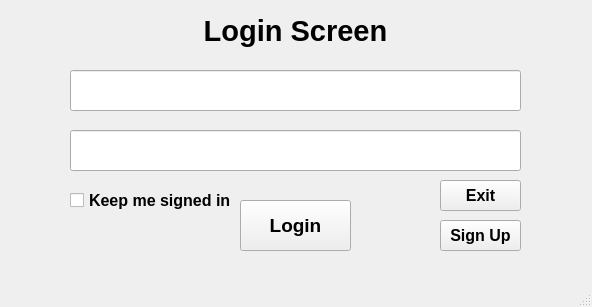
<?xml version="1.0" encoding="UTF-8"?>
<ui version="4.0">
 <class>MainWindow</class>
 <widget class="QMainWindow" name="MainWindow">
  <property name="geometry">
   <rect>
    <x>0</x>
    <y>0</y>
    <width>592</width>
    <height>307</height>
   </rect>
  </property>
  <property name="windowTitle">
   <string>MainWindow</string>
  </property>
  <widget class="QWidget" name="centralwidget">
   <widget class="QLineEdit" name="lineEdit">
    <property name="geometry">
     <rect>
      <x>70</x>
      <y>70</y>
      <width>451</width>
      <height>41</height>
     </rect>
    </property>
   </widget>
   <widget class="QPushButton" name="pushButton">
    <property name="geometry">
     <rect>
      <x>440</x>
      <y>180</y>
      <width>81</width>
      <height>31</height>
     </rect>
    </property>
    <property name="font">
     <font>
      <family>Leelawadee UI</family>
      <pointsize>12</pointsize>
      <weight>75</weight>
      <bold>true</bold>
     </font>
    </property>
    <property name="text">
     <string>Exit</string>
    </property>
   </widget>
   <widget class="QPushButton" name="pushButton_2">
    <property name="geometry">
     <rect>
      <x>440</x>
      <y>220</y>
      <width>81</width>
      <height>31</height>
     </rect>
    </property>
    <property name="font">
     <font>
      <family>Leelawadee UI</family>
      <pointsize>12</pointsize>
      <weight>75</weight>
      <bold>true</bold>
     </font>
    </property>
    <property name="text">
     <string>Sign Up</string>
    </property>
   </widget>
   <widget class="QLabel" name="label">
    <property name="geometry">
     <rect>
      <x>200</x>
      <y>10</y>
      <width>191</width>
      <height>41</height>
     </rect>
    </property>
    <property name="font">
     <font>
      <family>Leelawadee UI</family>
      <pointsize>22</pointsize>
      <weight>75</weight>
      <bold>true</bold>
     </font>
    </property>
    <property name="text">
     <string>Login Screen</string>
    </property>
    <property name="alignment">
     <set>Qt::AlignCenter</set>
    </property>
   </widget>
   <widget class="QLineEdit" name="lineEdit_2">
    <property name="geometry">
     <rect>
      <x>70</x>
      <y>130</y>
      <width>451</width>
      <height>41</height>
     </rect>
    </property>
   </widget>
   <widget class="QPushButton" name="pushButton_3">
    <property name="geometry">
     <rect>
      <x>240</x>
      <y>200</y>
      <width>111</width>
      <height>51</height>
     </rect>
    </property>
    <property name="font">
     <font>
      <family>Leelawadee UI</family>
      <pointsize>14</pointsize>
      <weight>75</weight>
      <bold>true</bold>
     </font>
    </property>
    <property name="text">
     <string>Login</string>
    </property>
   </widget>
   <widget class="QCheckBox" name="checkBox">
    <property name="geometry">
     <rect>
      <x>70</x>
      <y>180</y>
      <width>171</width>
      <height>41</height>
     </rect>
    </property>
    <property name="font">
     <font>
      <family>Leelawadee UI</family>
      <pointsize>12</pointsize>
      <weight>75</weight>
      <bold>true</bold>
     </font>
    </property>
    <property name="text">
     <string>Keep me signed in</string>
    </property>
   </widget>
  </widget>
  <widget class="QMenuBar" name="menubar">
   <property name="geometry">
    <rect>
     <x>0</x>
     <y>0</y>
     <width>592</width>
     <height>21</height>
    </rect>
   </property>
  </widget>
  <widget class="QStatusBar" name="statusbar"/>
 </widget>
 <resources/>
 <connections/>
</ui>
